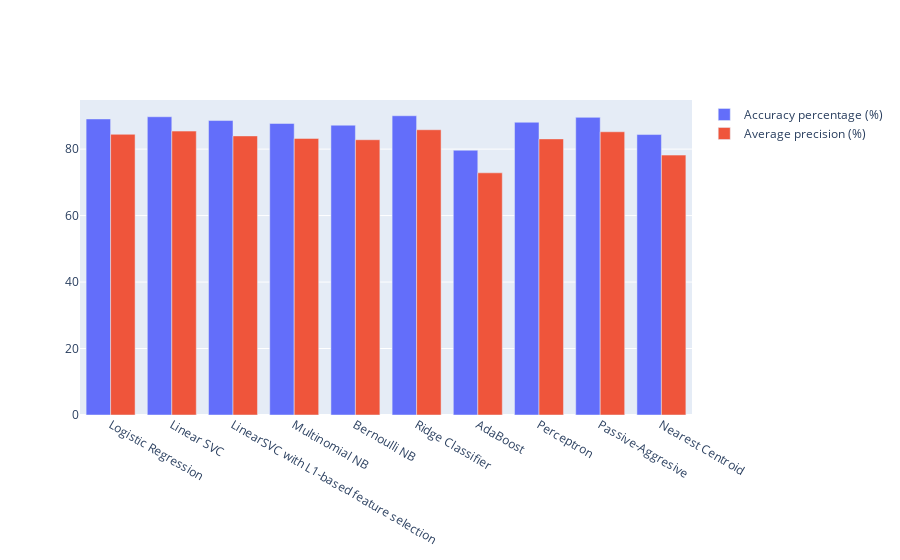

Notebook code cell kept with this figure:
### Code cell
acc=[]
names = []
avg_ = []
fp_ = []
tp_ = []

for name, accuracy, prec, rec, avg, fp, tp in result:
    acc.append(accuracy*100)
    names.append(name)

    avg_.append(avg*100)
    fp_.append(fp)
    tp_.append(tp)
trace1 = go.Bar(
    x=names,
    y=acc,
    name='Accuracy percentage (%)'
)
trace3 = go.Bar(
    x=names,
    y=avg_,
    name='Average precision (%)'
)


data = [trace1, trace3]
layout = go.Layout(
    barmode='group'
)

fig = go.Figure(data=data, layout=layout)
py.iplot(fig, filename='grouped-bar')

### Figure 1 — Plotly figure (JSON) as saved in the notebook; plotly's stock layout.template omitted (floating-point values rounded to 4 significant figures)
{"data": [{"name": "Accuracy percentage (%)", "type": "bar", "x": ["Logistic Regression", "Linear SVC", "LinearSVC with L1-based feature selection", "Multinomial NB", "Bernoulli NB", "Ridge Classifier", "AdaBoost", "Perceptron", "Passive-Aggresive", "Nearest Centroid"], "y": [89.08, 89.74, 88.6, 87.72, 87.2, 90.04, 79.66, 88.08, 89.56, 84.38]}, {"name": "Average precision (%)", "type": "bar", "x": ["Logistic Regression", "Linear SVC", "LinearSVC with L1-based feature selection", "Multinomial NB", "Bernoulli NB", "Ridge Classifier", "AdaBoost", "Perceptron", "Passive-Aggresive", "Nearest Centroid"], "y": [84.46, 85.42, 83.97, 83.22, 82.83, 85.83, 72.87, 83.08, 85.22, 78.19]}], "layout": {"barmode": "group"}}
